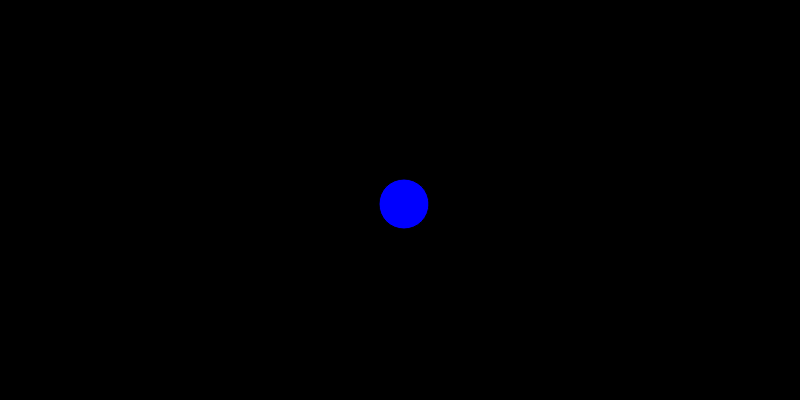
Frame 1 (no input)
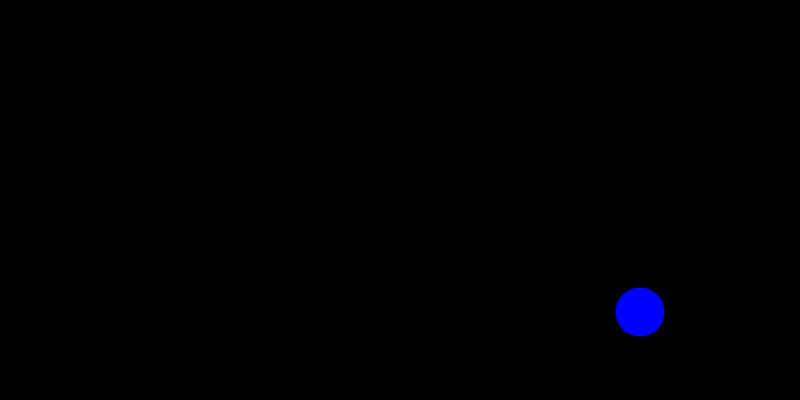
Frame 60 (no input)
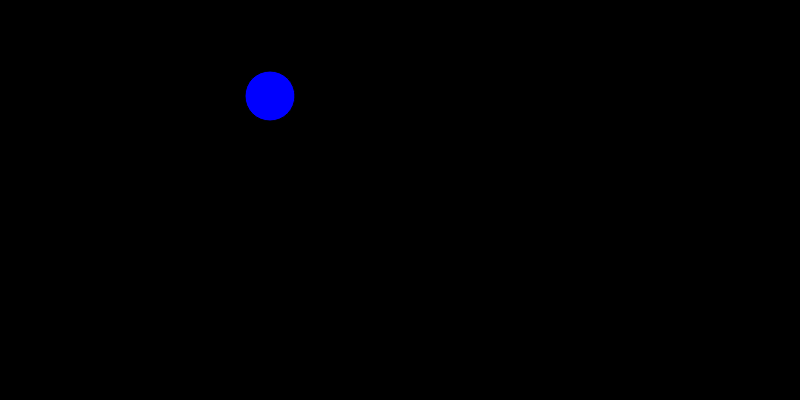
Frame 120 (the mouse pressed at the canvas centre since frame 60)

The p5.js sketch that drew these frames (run headless with seeded random() and noise() and a simulated clock; from frame 60 on, the mouse is pressed at the canvas centre):

// p5.js sketch
// ── sketch.js
class Bola {
    constructor() {
        this.raio = 25;
        this.reset();
    }

    reset() {
        this.x = width / 2;
        this.y = height / 2;
        this.vx = Math.floor(Math.random() * 10) - 5;
        this.vy = Math.floor(Math.random() * 10) - 5;
    }

    desenha() {
        fill(color(0, 0, 255));
        ellipse(this.x, this.y, this.raio * 2, this.raio * 2);
    }

    movimenta() {
        this.x += this.vx;
        this.y += this.vy;
        
        // se tocar na borda horizontal,reseta no meio da tela
        if (this.x > width - this.raio || this.x < this.raio) {
            this.reset();
        }

        // idem para a borda vertical
        if (this.y > height - this.raio || this.y < this.raio) {
            this.vy = this.vy * -1;
        }
    }
}

let bola;

function setup() {
    createCanvas(800, 400);
    bola = new Bola();
}

function draw(){
    background(color(0, 0, 0));
    bola.movimenta();
    bola.desenha();
}
// ── style.css
html, body{
    margin: 0;
    padding: 0;
}

canvas{
    display: block;
}
